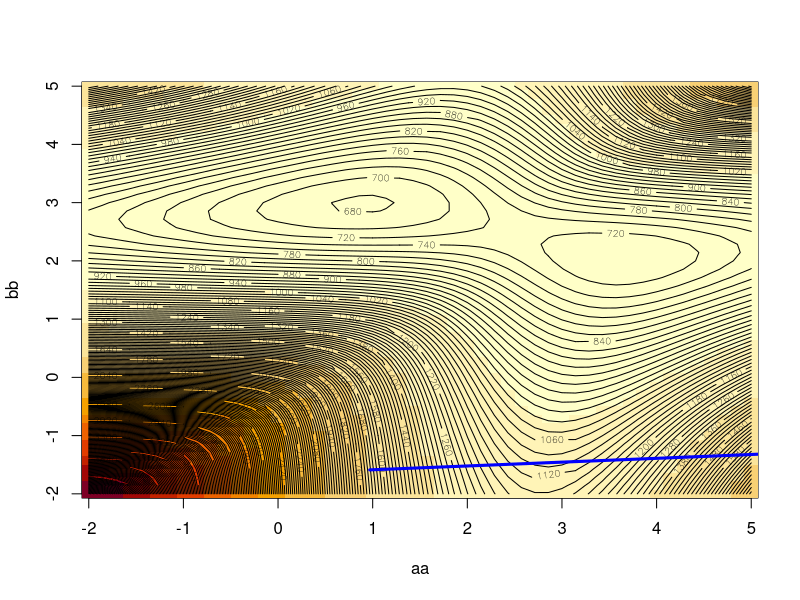

Generate this figure with R:
# Generate some points.
secret.mu <- c(1, 3)
total.points <- 400
da <- c(secret.mu[1] + rnorm(total.points * 0.25),
        secret.mu[2] + rnorm(total.points * 0.75))


like <- function(X, Y) {
# Log likelihood for generation according to model:
# 0.25 * N(X, 1) + 0.75 * N(Y, 1) 
  res <- c()
  for(i in 1:length(X)) {
    res <- c(res, -sum(log((0.25*dnorm(da - X[i]) + 0.75*dnorm(da - Y[i])))))
  }
  res
}
like.mu <- function(mu) {like(mu[1], mu[2])}

aa <- seq(-2, 5, length.out=50)
bb <- seq(-2, 5, length.out=50)
xyz <- outer(aa, bb, like)

image(aa, bb, xyz)
contour(aa, bb, xyz, add=T, nlevels=200)

start <- c(runif(1, -3, 3), runif(1, -3, 3))
path <- start
for (i in 1:nlm(like.mu, start)$iterations) {
  path <- rbind(path,
                nlm(like.mu, start, iterlim = i)$estimate)
}
lines(path, pch=19,col = "blue", lwd = 3)
print(path)





